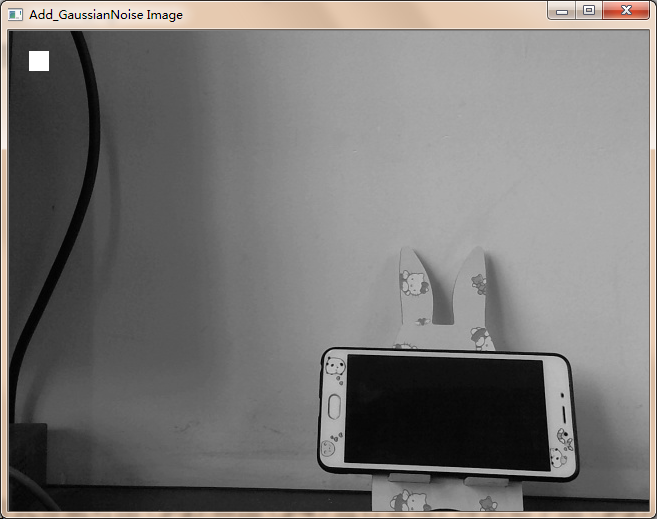
#> input picture image_collection/yuchuli/left_gaosi.png, 657 x 519 px
$ python quzao.py   (older library calls are emulated)
#> lines starting #> are read from the running program, lines starting #| are printed output that depends on the picture
# # # -*- coding: utf-8 -*-
# # """
# # Created on Sat Oct 14 22:16:47 2017
# #
# # @author: Don
# # """
# #
# # from tkinter import *
# # from skimage import io
# # import numpy as np
# #
# #
# # im=io.imread('lena_sp.jpg', as_grey=True)
# # im_copy_med = io.imread('lena_sp.jpg', as_grey=True)
# # im_copy_mea = io.imread('lena_sp.jpg', as_grey=True)
# # #io.imshow(im)
# # for i in range(0,im.shape[0]):
# #     for j in range(0,im.shape[1]):
# #         im_copy_med[i][j]=im[i][j]
# #         im_copy_mea[i][j]=im[i][j]
# # #ui
# # root = Tk()
# # root.title("lena")
# # root.geometry('300x200')
# #
# # medL = Label(root, text="中值滤波：")
# # medL.pack()
# # med_text = StringVar()
# # med = Entry(root, textvariable = med_text)
# # med_text.set("")
# # med.pack()
# #
# # meaL = Label(root, text="均值滤波：")
# # meaL.pack()
# # mea_text = StringVar()
# # mea = Entry(root, textvariable = mea_text)
# # mea_text.set("")
# # mea.pack()
# #
# # def m_filter(x, y, step):
# #     sum_s=[]
# #     for k in range(-int(step/2),int(step/2)+1):
# #         for m in range(-int(step/2),int(step/2)+1):
# #             sum_s.append(im[x+k][y+m])
# #     sum_s.sort()
# #     return sum_s[(int(step*step/2)+1)]
# #
# # def mean_filter(x, y, step):
# #     sum_s = 0
# #     for k in range(-int(step/2),int(step/2)+1):
# #         for m in range(-int(step/2),int(step/2)+1):
# #             sum_s += im[x+k][y+m] / (step*step)
# #     return sum_s
# #
# # def on_click():
# #     if(med_text):
# #         medStep = int(med_text.get())
# #         for i in range(int(medStep/2),im.shape[0]-int(medStep/2)):
# #             for j in range(int(medStep/2),im.shape[1]-int(medStep/2)):
# #                 im_copy_med[i][j] = m_filter(i, j, medStep)
# #     if(mea_text):
# #         meaStep = int(mea_text.get())
# #         for i in range(int(meaStep/2),im.shape[0]-int(meaStep/2)):
# #             for j in range(int(meaStep/2),im.shape[1]-int(meaStep/2)):
# #                 im_copy_mea[i][j] = mean_filter(i, j, meaStep)
# #     io.imshow(im_copy_med)
# #     io.imsave(str(medStep) + 'med.jpg', im_copy_med)
# #     io.imshow(im_copy_mea)
# #     io.imsave(str(meaStep) + 'mea.jpg', im_copy_mea)
# #
# # Button(root, text="filterGo", command = on_click).pack()
# #
# # root.mainloop()
#
#
# import cv2
# from numpy import *
#
#
# def SaltAndPepper(src, percetage):
#     NoiseImg = src
#     NoiseNum = int(percetage * src.shape[0] * src.shape[1])
#     for i in range(NoiseNum):
#         randX = random.random_integers(0, src.shape[0] - 1)
#         randY = random.random_integers(0, src.shape[1] - 1)
#         if random.random_integers(0, 1) == 0:
#             NoiseImg[randX, randY] = 0
#         else:
#             NoiseImg[randX, randY] = 255
#     return NoiseImg
#
#
# if __name__ == '__main__':
#     img = cv2.imread('image_collection/yuchuli/left.jpg', flags=0)
#     gimg = cv2.GaussianBlur(img, (7, 7), sigmaX=0)
#     NoiseImg = SaltAndPepper(gimg, 0.4)
#     # cv2.imshow('img',gimg)
#     # figure()
#     Pers = [0.4, 0.5, 0.6]
#     for i in Pers:
#         NoiseImg = SaltAndPepper(gimg, i)
#         fileName = 'GaussianSaltPepper' + str(i) + '.jpg'
#         cv2.imwrite(fileName, NoiseImg, [cv2.IMWRITE_JPEG_QUALITY, 100])
#     cv2.imshow('img2', NoiseImg)
#     cv2.waitKey()


import numpy as np
import cv2
import matplotlib.pyplot as plt
########     四个不同的滤波器    #########
img = cv2.imread('image_collection/yuchuli/left_gaosi.png')
#> img is the input picture: shape (519, 657, 3); mean B, G, R 116.1, 117.7, 119.7

# 均值滤波
img_mean = cv2.blur(img, (5,5))
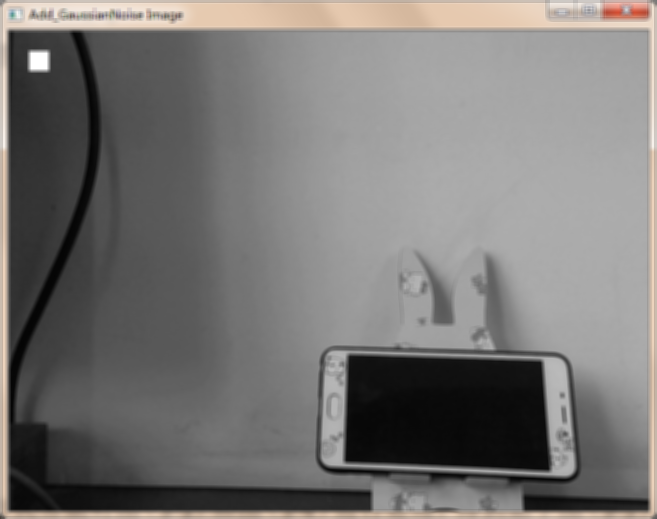
#> img_mean: shape (519, 657, 3); mean B, G, R 116.6, 118.2, 120.2

# 高斯滤波
img_Guassian = cv2.GaussianBlur(img,(5,5),0)

# 中值滤波
img_median = cv2.medianBlur(img, 5)
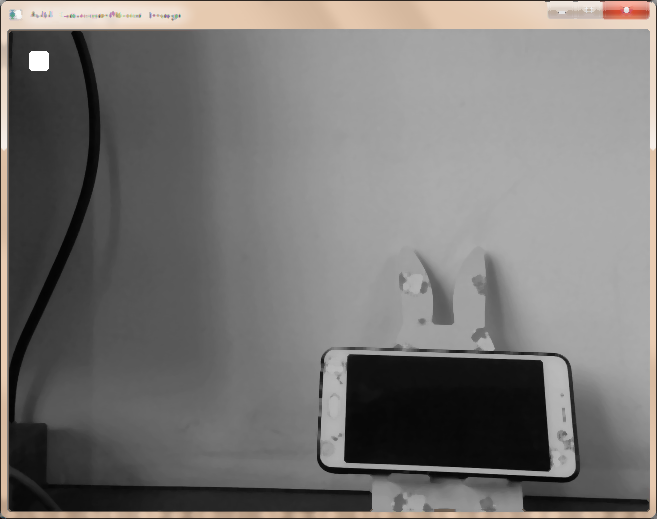
#> img_median: shape (519, 657, 3); mean B, G, R 116, 117.9, 120.1

# 双边滤波
img_bilater = cv2.bilateralFilter(img,9,75,75)

# 展示不同的图片
titles = ['srcImg','mean', 'Gaussian', 'median', ]
imgs = [img, img_mean, img_Guassian, img_median, img_bilater]

for i in range(4):
    plt.subplot(2,3,i+1)#注意，这和matlab中类似，没有0，数组下标从1开始
    plt.imshow(imgs[i])
    plt.title(titles[i])
plt.show()
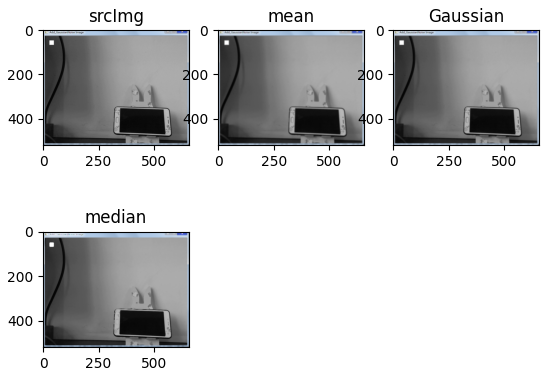
#> figure drawn by matplotlib, 4 panels; B, G, R data is drawn as R, G, B

$ run again, with image_collection/yuchuli/left.jpg saved as image_collection/yuchuli/left_gaosi.png
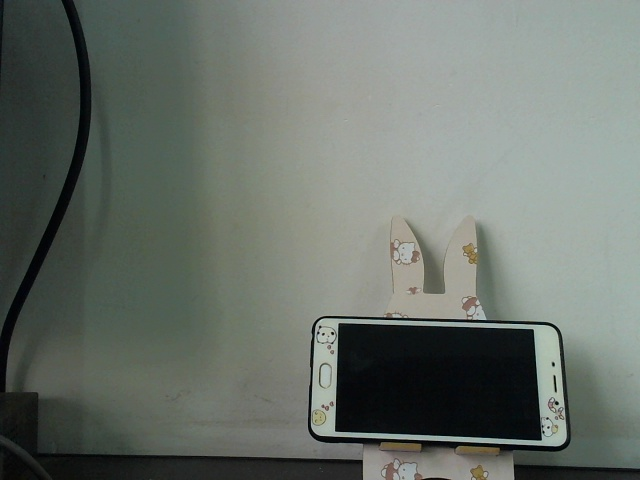
#> input picture image_collection/yuchuli/left.jpg, 640 x 480 px
#> img is the input picture: shape (480, 640, 3); mean B, G, R 106.6, 113.6, 106.2
#> `plt.show()`:
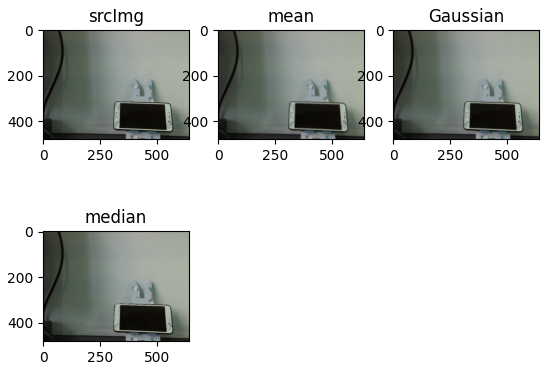
#> figure drawn by matplotlib, 4 panels; B, G, R data is drawn as R, G, B

$ run again, with image_collection/yuchuli/left_jiaoyan.png copied over image_collection/yuchuli/left_gaosi.png
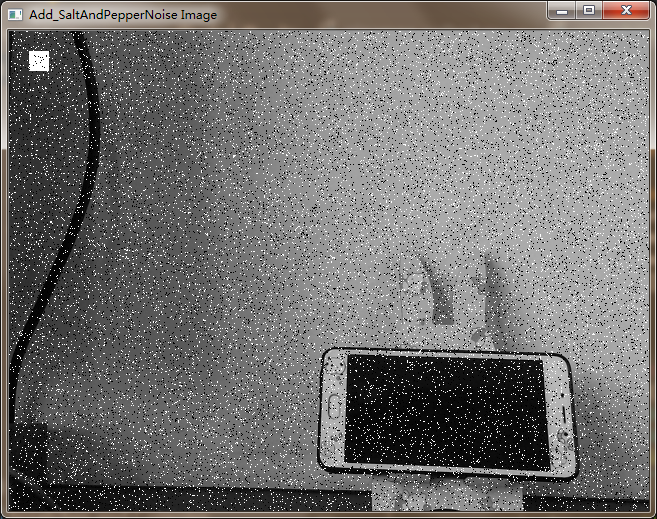
#> input picture image_collection/yuchuli/left_jiaoyan.png, 657 x 519 px
#> img is the input picture: shape (519, 657, 3); mean B, G, R 111.8, 112.9, 114.2
#> `img_median = cv2.medianBlur(img, 5)`:
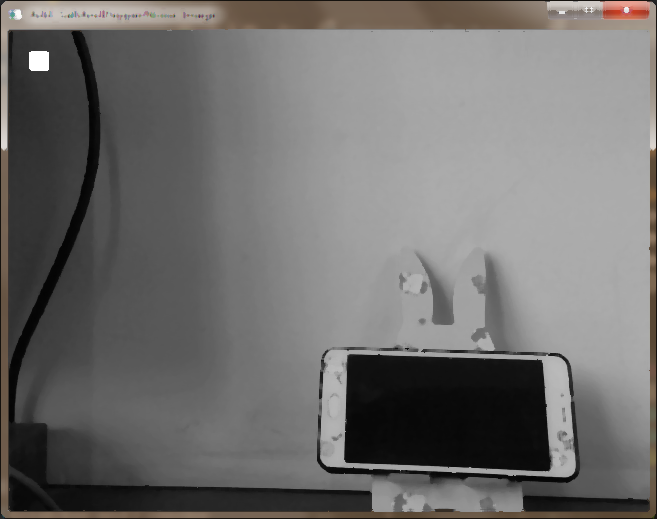
#> img_median: shape (519, 657, 3); mean B, G, R 109.6, 110.9, 112.4
#> `plt.show()`:
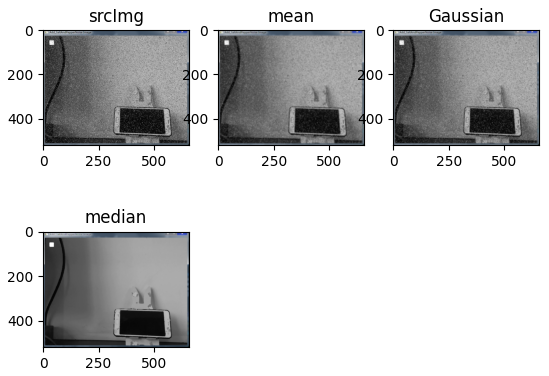
#> figure drawn by matplotlib, 4 panels; B, G, R data is drawn as R, G, B

$ run again, with image_collection/yuchuli/right_gaosi.png copied over image_collection/yuchuli/left_gaosi.png
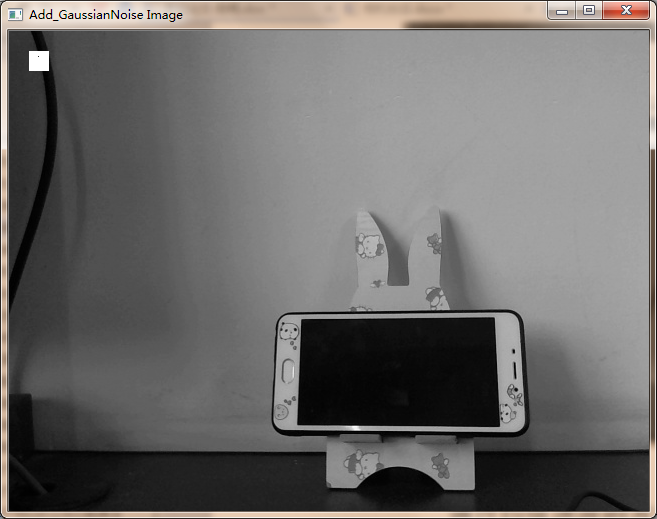
#> input picture image_collection/yuchuli/right_gaosi.png, 657 x 519 px
#> img is the input picture: shape (519, 657, 3); mean B, G, R 106, 107.4, 109.2
#> `img_mean = cv2.blur(img, (5,5))`:
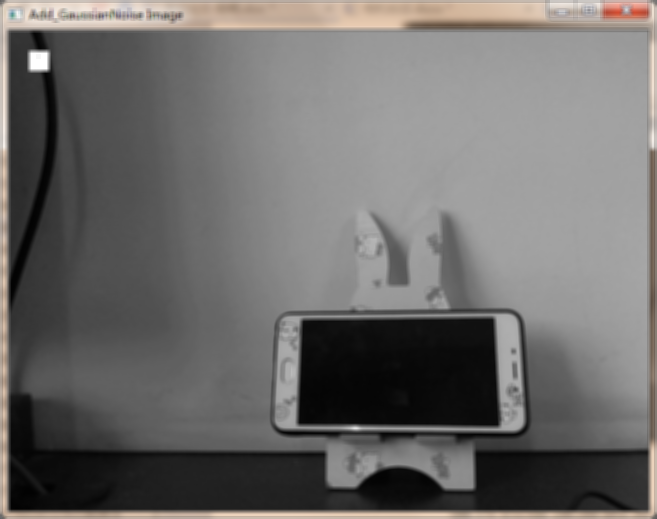
#> img_mean: shape (519, 657, 3); mean B, G, R 106.5, 107.9, 109.7
#> `plt.show()`:
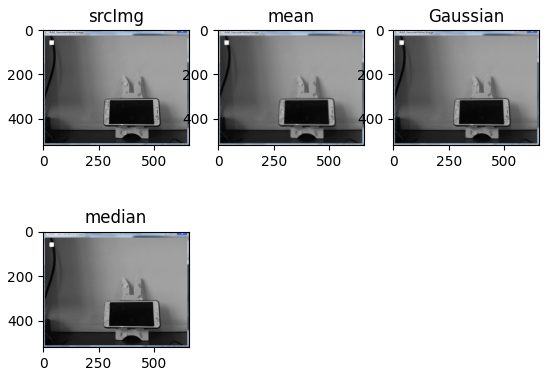
#> figure drawn by matplotlib, 4 panels; B, G, R data is drawn as R, G, B
